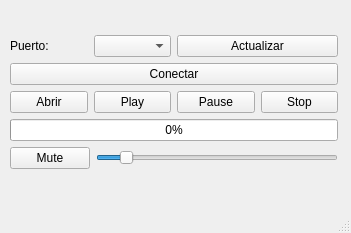
<?xml version="1.0" encoding="UTF-8"?>
<ui version="4.0">
 <class>MainWindow</class>
 <widget class="QMainWindow" name="MainWindow">
  <property name="geometry">
   <rect>
    <x>0</x>
    <y>0</y>
    <width>351</width>
    <height>233</height>
   </rect>
  </property>
  <property name="windowTitle">
   <string>DJ</string>
  </property>
  <widget class="QWidget" name="centralwidget">
   <widget class="QWidget" name="">
    <property name="geometry">
     <rect>
      <x>10</x>
      <y>10</y>
      <width>328</width>
      <height>184</height>
     </rect>
    </property>
    <layout class="QVBoxLayout" name="verticalLayout_5">
     <item>
      <layout class="QVBoxLayout" name="verticalLayout_4">
       <item>
        <layout class="QVBoxLayout" name="verticalLayout">
         <item>
          <layout class="QHBoxLayout" name="horizontalLayout_2">
           <item>
            <layout class="QHBoxLayout" name="horizontalLayout">
             <item>
              <widget class="QLabel" name="label">
               <property name="text">
                <string>Puerto:</string>
               </property>
              </widget>
             </item>
             <item>
              <widget class="QComboBox" name="comboBox_Puertos"/>
             </item>
            </layout>
           </item>
           <item>
            <widget class="QPushButton" name="Boton_Actualizar_Puertos">
             <property name="text">
              <string>Actualizar</string>
             </property>
            </widget>
           </item>
          </layout>
         </item>
         <item>
          <widget class="QPushButton" name="Boton_Conectar">
           <property name="text">
            <string>Conectar</string>
           </property>
          </widget>
         </item>
        </layout>
       </item>
       <item>
        <layout class="QVBoxLayout" name="verticalLayout_3">
         <item>
          <layout class="QVBoxLayout" name="verticalLayout_2">
           <item>
            <layout class="QHBoxLayout" name="horizontalLayout_3">
             <item>
              <widget class="QPushButton" name="Boton_Abrir">
               <property name="text">
                <string>Abrir</string>
               </property>
              </widget>
             </item>
             <item>
              <widget class="QPushButton" name="Boton_Play">
               <property name="text">
                <string>Play</string>
               </property>
              </widget>
             </item>
             <item>
              <widget class="QPushButton" name="Boton_Pause">
               <property name="text">
                <string>Pause</string>
               </property>
              </widget>
             </item>
             <item>
              <widget class="QPushButton" name="Boton_Stop">
               <property name="text">
                <string>Stop</string>
               </property>
              </widget>
             </item>
            </layout>
           </item>
           <item>
            <widget class="QProgressBar" name="Progreso_Musica">
             <property name="value">
              <number>0</number>
             </property>
            </widget>
           </item>
          </layout>
         </item>
         <item>
          <layout class="QHBoxLayout" name="horizontalLayout_4">
           <item>
            <widget class="QPushButton" name="Boton_Mute">
             <property name="text">
              <string>Mute</string>
             </property>
            </widget>
           </item>
           <item>
            <widget class="QSlider" name="Barra_Volumen">
             <property name="value">
              <number>10</number>
             </property>
             <property name="orientation">
              <enum>Qt::Horizontal</enum>
             </property>
            </widget>
           </item>
          </layout>
         </item>
        </layout>
       </item>
      </layout>
     </item>
    </layout>
   </widget>
  </widget>
  <widget class="QMenuBar" name="menubar">
   <property name="geometry">
    <rect>
     <x>0</x>
     <y>0</y>
     <width>351</width>
     <height>21</height>
    </rect>
   </property>
  </widget>
  <widget class="QStatusBar" name="statusbar"/>
 </widget>
 <resources/>
 <connections/>
</ui>
